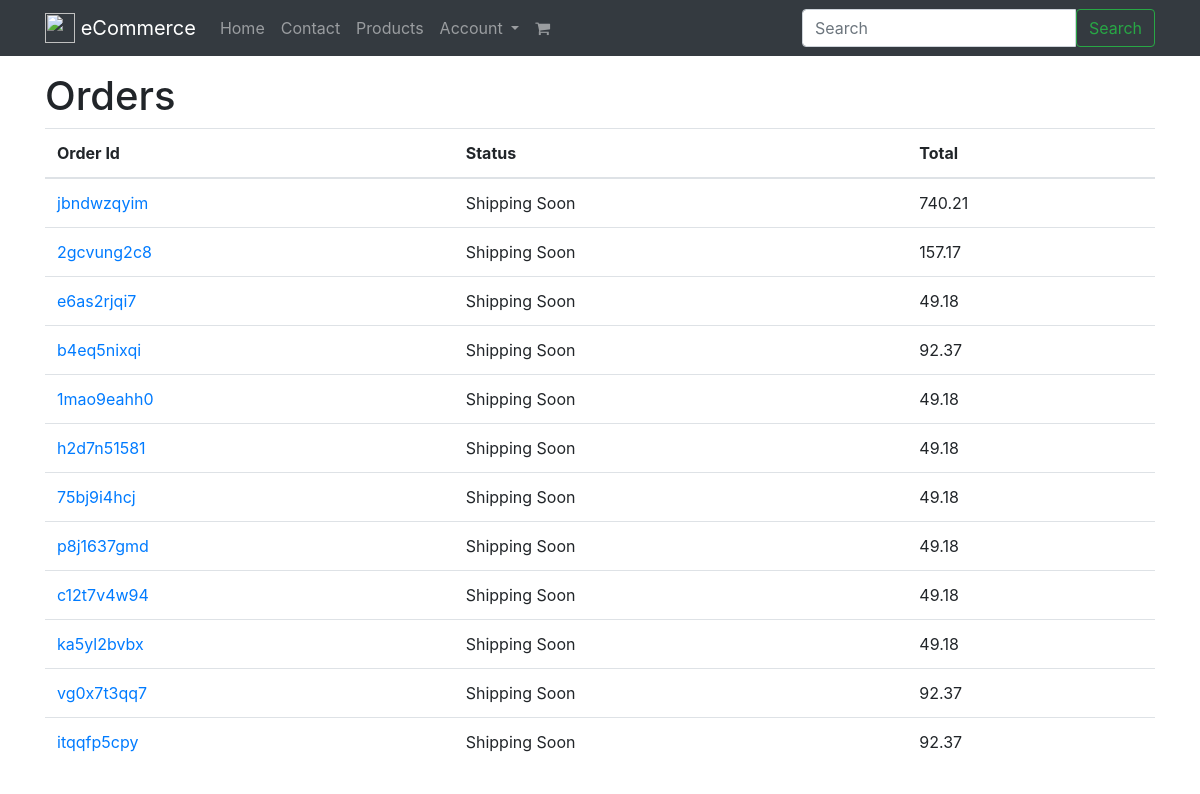
/orders/ (signed in), run on the app's committed database.
### orders/models.py (models this page shows, shortened)
class Order(models.Model):
    billing_profile     = models.ForeignKey(BillingProfile, null=True, blank=True,on_delete=models.CASCADE)
    order_id            = models.CharField(max_length=120, blank=True) # AB31DE3
    shipping_address    = models.ForeignKey(Address, related_name="shipping_address",null=True, blank=True,on_delete=models.CASCADE)
    billing_address     = models.ForeignKey(Address, related_name="billing_address", null=True, blank=True,on_delete=models.CASCADE)
    shipping_address_final    = models.TextField(blank=True, null=True)
    billing_address_final     = models.TextField(blank=True, null=True)
    cart                = models.ForeignKey(Cart,on_delete=models.CASCADE)
    status              = models.CharField(max_length=120, default='created', choices=ORDER_STATUS_CHOICES)
    shipping_total      = models.DecimalField(default=5.99, max_digits=100, decimal_places=2)
    total               = models.DecimalField(default=0.00, max_digits=100, decimal_places=2)
    active              = models.BooleanField(default=True)
    updated             = models.DateTimeField(auto_now=True)
    timestamp           = models.DateTimeField(auto_now_add=True)
    objects = OrderManager()
    class Meta:
       ordering = ['-timestamp', '-updated']
    def get_absolute_url(self):
        return reverse("orders:detail", kwargs={'order_id': self.order_id})
    def get_status(self):
        if self.status == "refunded":
            return "Refunded order"
        elif self.status == "shipped":
            return "Shipped"
        return "Shipping Soon"

### orders/views.py (the view)
class OrderListView(LoginRequiredMixin, ListView):
    def get_queryset(self):
        return Order.objects.by_request(self.request).not_created()

### billing/models.py (called while the page is built)
    def new_or_get(self, request):
        user = request.user
        guest_email_id = request.session.get('guest_email_id')
        created = False
        obj = None
        if user.is_authenticated:
            obj, created = self.model.objects.get_or_create(
                            user=user, email=user.email)
        elif guest_email_id is not None:
            'guest user checkout; auto reloads payment stuff'
            guest_email_obj = GuestEmail.objects.get(id=guest_email_id)
            obj, created = self.model.objects.get_or_create(
                                            email=guest_email_obj.email)
        else:
            pass
        return obj, created

### orders/models.py (called while the page is built)
    def by_request(self, request):
        billing_profile, created = BillingProfile.objects.new_or_get(request)
        return self.filter(billing_profile=billing_profile)

    def not_created(self):
        return self.exclude(status='created')

    def get_queryset(self):
        return OrderManagerQuerySet(self.model, using=self._db)

    def by_request(self, request):
        return self.get_queryset().by_request(request)

### orders/templates/orders/order_list.html
{% extends "base.html" %}
{% block content %}
<div class='row'>
    <div class='col-12'>
        <h1>Orders</h1>
    </div>
</div>
<div class='row'>
    <div class='col'>
        <table class='table'>
            <thead><th>Order Id</th><th>Status</th><th>Total</th></thead>
            <tbody>
                {% for object in object_list %}
                    <tr>
                        <td><a href='{{ object.get_absolute_url }}'>{{ object.order_id }}</a></td>
                        <td>{{ object.get_status }}</td>
                        <td>{{ object.total }}</td>
                    </tr>
                {% empty %}
                <tr><td colspan="3"><p class='lead'>No orders yet.</td></tr>
                {% endfor %}
            </tbody>
        </table>
    </div>
</div>
{% endblock %}

### data on the page
Order: order_id "jbndwzqyim", get_status "Shipping Soon", total "740.21"
Order: order_id "2gcvung2c8", get_status "Shipping Soon", total "157.17"
Order: order_id "e6as2rjqi7", get_status "Shipping Soon", total "49.18"
Order: order_id "b4eq5nixqi", get_status "Shipping Soon", total "92.37"
Order: order_id "1mao9eahh0", get_status "Shipping Soon", total "49.18"
Order: order_id "h2d7n51581", get_status "Shipping Soon", total "49.18"
Order: order_id "75bj9i4hcj", get_status "Shipping Soon", total "49.18"
Order: order_id "p8j1637gmd", get_status "Shipping Soon", total "49.18"
Order: order_id "c12t7v4w94", get_status "Shipping Soon", total "49.18"
Order: order_id "ka5yl2bvbx", get_status "Shipping Soon", total "49.18"
Order: order_id "vg0x7t3qq7", get_status "Shipping Soon", total "92.37"
Order: order_id "itqqfp5cpy", get_status "Shipping Soon", total "92.37"

### other printed values
{{ brand_name }} "eCommerce"
